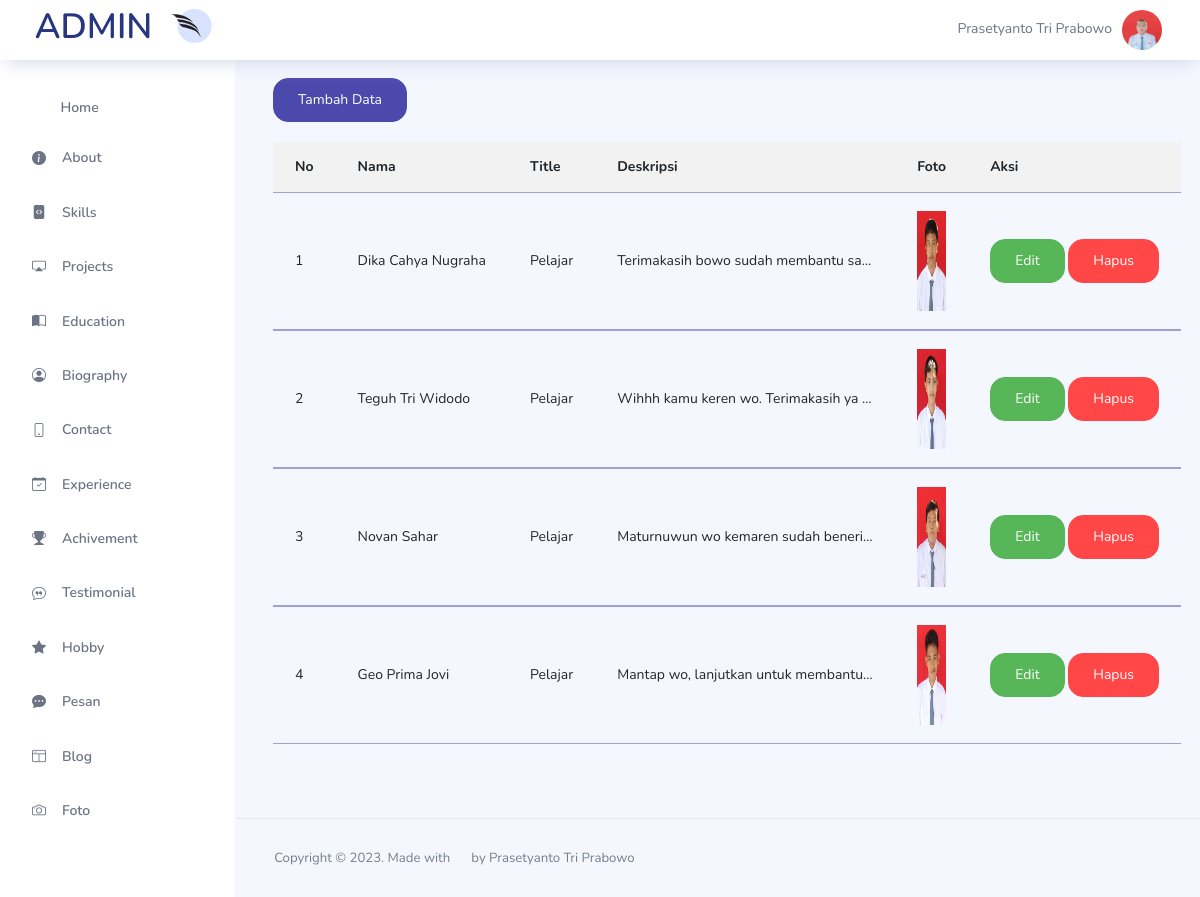
/admin/pages/testimonial/testimonial.php (signed in), run on the app's committed database.
### tables this page shows
CREATE TABLE `muka` (
  `id_muka` int(11) NOT NULL,
  `mukaku` varchar(50) NOT NULL,
  `jeneng` varchar(225) NOT NULL
);

CREATE TABLE `testimonial` (
  `id_testimonial` int(11) NOT NULL,
  `nama` varchar(225) NOT NULL,
  `title` varchar(50) NOT NULL,
  `deskripsi` text NOT NULL,
  `foto` varchar(225) NOT NULL
);

### admin/pages/testimonial/testimonial.php (the view)
<?php
include "../../kepala.php";
require_once "../../../config/config.php";
?>
<div class="content-wrapper">
    <a href="tambah.php" class="btn btn-primary" style="bottom:20px; position:relative;">Tambah Data</a>
    <table class="table table-striped table-primary">
        <thead>
            <tr>
                <th>No</th>
                <th>Nama</th>
                <th>Title</th>
                <th>Deskripsi</th>
                <th>Foto</th>
                <th>Aksi</th>
            </tr>
        </thead>
        <tbody>
            <?php
            $sql = "SELECT * FROM testimonial";
            $result = mysqli_query($conn, $sql);
            $i = 1;
            foreach ($result as $data) :
            ?>
                <td><?php echo $i++  ?></td>
                <td><?php echo $data['nama'];  ?></td>
                <td><?php echo $data['title'];  ?></td>
                <td style="max-width: 300px;
  overflow: hidden;
  text-overflow: ellipsis;
  white-space: nowrap; "><?php echo $data['deskripsi'];  ?></td>
                <td><img style="border-radius: 0;" src='../../../image/<?php echo $data['foto'];  ?>' width='100px' height='100px'></td>
                <td>
                    <a href='edit.php?id_testimonial=<?php echo $data['id_testimonial']; ?>' class="btn btn-success">Edit</a>
                    <a href='hapus.php?id_testimonial=<?php echo $data['id_testimonial']; ?>' class="btn btn-danger" id="hapusbutton">Hapus</a>
                </td>
        </tbody>
    <?php endforeach; ?>
    </table>
</div>
<?php
include "../../includes/footer.php";
?>

### admin/includes/nav.php (shortened to what this page needs)
<nav class="navbar col-lg-12 col-12 p-0 fixed-top d-flex flex-row">
  <div class="text-center navbar-brand-wrapper d-flex align-items-center justify-content-center">
    <a class="navbar-brand brand-logo mr-5" href="../../index.php"><img src="../../images/logo-mini.svg" alt="logo" style="position: absolute; left:170px;" />
      <h2>ADMIN</h2>
    </a>
  </div>
  <div class="navbar-menu-wrapper d-flex align-items-center justify-content-end">
    <button class="navbar-toggler navbar-toggler align-self-center" type="button" data-toggle="minimize">
      <span class="icon-menu"></span>
    </button>
    <ul class="navbar-nav mr-lg-2">
      <li class="nav-item nav-search d-none d-lg-block">
        <div class="input-group">
        </div>
      </li>
    </ul>
    <ul class="navbar-nav navbar-nav-right">
      <?php
      require_once "../../../config/config.php";
      $query = "SELECT * FROM muka";
      $result = mysqli_query($conn, $query);
      $data = mysqli_fetch_assoc($result);
      ?>
      <li class="nav-item nav-profile dropdown">
        <p style="position:relative; right:10px; top:3px"><?php echo $data['jeneng'];  ?></p>
        <a class="nav-link dropdown-toggle" href="#" data-toggle="dropdown" id="profileDropdown">
          <img src="../../../image/<?= $data['mukaku']; ?>" alt="profile" />
        </a>
      </li>
    </ul>
  </div>
</nav>

### admin/css/pages.css (style rules this page uses)
table { border-collapse: collapse; width: 100%; }
th, td { padding: 8px; text-align: left; border-bottom: 1px solid #ddd; }
th { background-color: #f2f2f2; font-weight: bold; }
img { display: block; margin: auto; max-width: 100%; height: auto; }

### data on the page
muka: jeneng "Prasetyanto Tri Prabowo", mukaku (picture)
testimonial: nama "Dika Cahya Nugraha", title "Pelajar", deskripsi "Terimakasih bowo sudah membantu sa…", foto (picture)
testimonial: nama "Teguh Tri Widodo", title "Pelajar", deskripsi "Wihhh kamu keren wo. Terimakasih ya…", foto (picture)
testimonial: nama "Novan Sahar", title "Pelajar", deskripsi "Maturnuwun wo kemaren sudah beneri…", foto (picture)
testimonial: nama "Geo Prima Jovi", title "Pelajar", deskripsi "Mantap wo, lanjutkan untuk membantu…", foto (picture)
